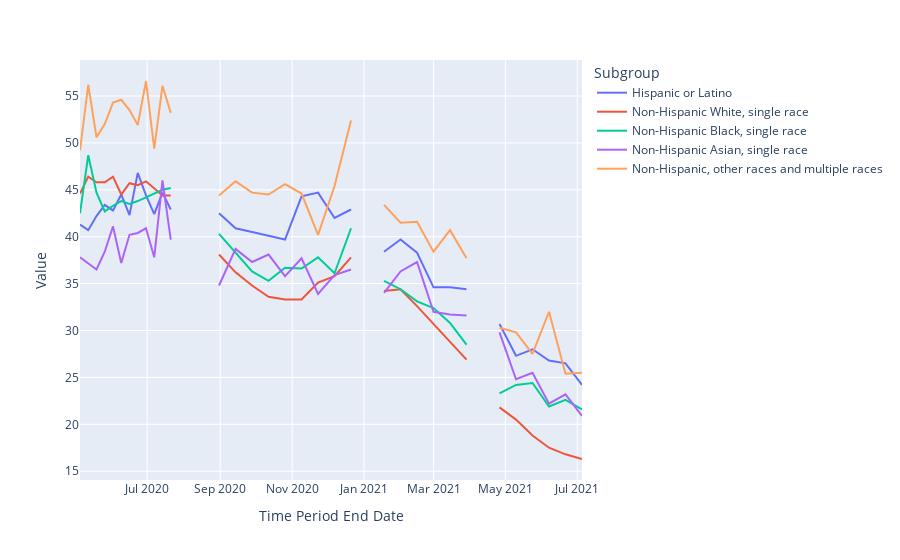

Source (notebook cell):
### Code cell
fig = px.line(by_race, x="Time Period End Date", y="Value", color="Subgroup"); 
fig.show();
